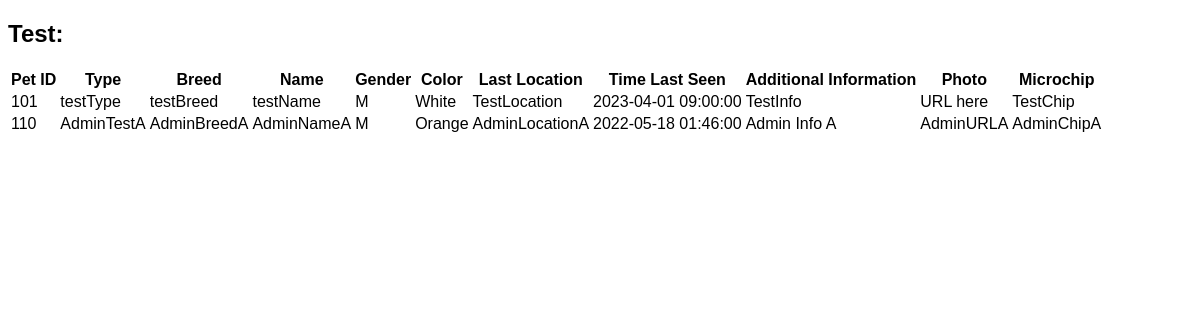
The app's page /Lost.php with its own data.
### tables this page shows
CREATE TABLE `lost_pets` (
  `lost_pets_id` int(11) NOT NULL,
  `Type` varchar(25) NOT NULL,
  `Breed` varchar(25) NOT NULL,
  `Name` varchar(25) NOT NULL,
  `Gender` char(1) NOT NULL,
  `Color` varchar(25) NOT NULL,
  `Last_Location` varchar(40) NOT NULL,
  `DateTime_LastSeen` datetime NOT NULL,
  `Additional_Information` varchar(1000) NOT NULL,
  `Upload_Photo` varchar(1000) NOT NULL,
  `Roles_Lost_Pets` varchar(25) NOT NULL,
  `Microchip` varchar(25) NOT NULL
);

### Lost.php (the view, shortened to what this page needs)
<!DOCTYPE html>
<html lang="en">
<head>
</head>
<body>
	<h2>Test:</h2>
	<?php
	require_once 'Config.php';
	$sql = "SELECT * FROM lost_pets";
	if($result = $mysqli->query($sql)){
		if($result->num_rows < 1){
			echo '<div class="alert alert-danger"><em>No records were found.</em></div>';
		} else {
			echo '<table>';
                echo "<thead>";
                  echo "<tr>";
                    echo '<th>Pet ID</th>';
                    echo "<th>Type</th>";
                    echo "<th>Breed</th>";
                    echo "<th>Name</th>";
                    echo "<th>Gender</th>";
                    echo "<th>Color</th>";
                    echo "<th>Last Location</th>";
                    echo "<th>Time Last Seen</th>";
                    echo "<th>Additional Information</th>";
                    echo "<th>Photo</th>";
                    echo "<th>Microchip</th>";
                  echo "</tr>";
                echo "</thead>";
				echo "<tbody>";
					while($row = $result -> fetch_array()){
						echo "<tr>";
							echo "<td>". $row['lost_pets_id']. "</td>";
							echo "<td>". $row['Type']. "</td>";
							echo "<td>". $row['Breed']. "</td>";
							echo "<td>". $row['Name']. "</td>";
							echo "<td>". $row['Gender']. "</td>";
							echo "<td>". $row['Color']. "</td>";
							echo "<td>". $row['Last_Location']. "</td>";
							echo "<td>". $row['DateTime_LastSeen']. "</td>";
							echo "<td>". $row['Additional_Information']. "</td>";
							echo "<td>". $row['Upload_Photo']. "</td>";
							echo "<td>". $row['Microchip']. "</td>";
						echo "</tr>";
					}
				echo "</tbody>";
			echo "</table>";
		}
	} else {
		echo "Oops! Something went wrong. Please try again later.";
	}
	?>
</body>

### Lost.php (style rules this page uses)
body { margin: 5; background-color: #FFFFFF; font-family: 'Trebuchet MS', 'Lucida Sans Unicode', 'Lucida Grande', 'Lucida Sans', Arial, sans-serif; }

### records on screen
lost_pets: lost_pets_id "101", Type "testType", Breed "testBreed", Name "testName", Gender "M", Color "White", Last_Location "TestLocation", DateTime_LastSeen "2023-04-01 09:00:00", Additional_Information "TestInfo", Upload_Photo "URL here", Microchip "TestChip"
lost_pets: lost_pets_id "110", Type "AdminTestA", Breed "AdminBreedA", Name "AdminNameA", Gender "M", Color "Orange", Last_Location "AdminLocationA", DateTime_LastSeen "2022-05-18 01:46:00", Additional_Information "Admin Info A", Upload_Photo "AdminURLA", Microchip "AdminChipA"
